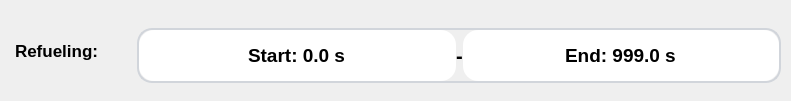
  <widget class="QWidget" name="widget_10" native="true">
   <property name="geometry">
    <rect>
     <x>460</x>
     <y>300</y>
     <width>791</width>
     <height>101</height>
    </rect>
   </property>
   <property name="styleSheet">
    <string notr="true">border: none;</string>
   </property>
   <layout class="QHBoxLayout" name="horizontalLayout_42">
    <property name="spacing">
     <number>5</number>
    </property>
    <property name="leftMargin">
     <number>0</number>
    </property>
    <property name="topMargin">
     <number>0</number>
    </property>
    <property name="rightMargin">
     <number>0</number>
    </property>
    <property name="bottomMargin">
     <number>0</number>
    </property>
    <item>
     <widget class="QWidget" name="widget_90" native="true">
      <property name="maximumSize">
       <size>
        <width>16777215</width>
        <height>75</height>
       </size>
      </property>
      <layout class="QHBoxLayout" name="horizontalLayout_94" stretch="0">
       <property name="leftMargin">
        <number>15</number>
       </property>
       <property name="topMargin">
        <number>0</number>
       </property>
       <property name="rightMargin">
        <number>15</number>
       </property>
       <property name="bottomMargin">
        <number>0</number>
       </property>
       <item>
        <widget class="QLabel" name="label_112">
         <property name="font">
          <font>
           <family>Segoe UI</family>
           <pointsize>13</pointsize>
           <weight>75</weight>
           <italic>false</italic>
           <bold>true</bold>
          </font>
         </property>
         <property name="text">
          <string>Refueling:</string>
         </property>
        </widget>
       </item>
      </layout>
     </widget>
    </item>
    <item>
     <widget class="QWidget" name="widget_139" native="true">
      <property name="maximumSize">
       <size>
        <width>16777215</width>
        <height>75</height>
       </size>
      </property>
      <layout class="QHBoxLayout" name="horizontalLayout_128" stretch="2">
       <property name="spacing">
        <number>10</number>
       </property>
       <property name="leftMargin">
        <number>18</number>
       </property>
       <property name="topMargin">
        <number>15</number>
       </property>
       <property name="rightMargin">
        <number>10</number>
       </property>
       <property name="bottomMargin">
        <number>5</number>
       </property>
       <item>
        <widget class="QWidget" name="widget_56" native="true">
         <property name="styleSheet">
          <string notr="true">QWidget{
    border: 2px solid #D1D5DB;
    border-radius: 15px;
}
QWidget:focus {
    border: 2px solid #0B7EC8;
}
QDoubleSpinBox
{
    border: none;
}
QSpinBox
{
    border: none;
}</string>
         </property>
         <layout class="QHBoxLayout" name="horizontalLayout_125" stretch="0,0,0">
          <property name="spacing">
           <number>0</number>
          </property>
          <property name="leftMargin">
           <number>2</number>
          </property>
          <property name="topMargin">
           <number>2</number>
          </property>
          <property name="rightMargin">
           <number>2</number>
          </property>
          <property name="bottomMargin">
           <number>2</number>
          </property>
          <item>
           <widget class="QDoubleSpinBox" name="refuel_start_time_input">
            <property name="sizePolicy">
             <sizepolicy hsizetype="Expanding" vsizetype="Preferred">
              <horstretch>0</horstretch>
              <verstretch>0</verstretch>
             </sizepolicy>
            </property>
            <property name="font">
             <font>
              <family>Segoe UI</family>
              <pointsize>14</pointsize>
              <weight>75</weight>
              <italic>false</italic>
              <bold>true</bold>
             </font>
            </property>
            <property name="styleSheet">
             <string notr="true"/>
            </property>
            <property name="alignment">
             <set>Qt::AlignCenter</set>
            </property>
            <property name="readOnly">
             <bool>false</bool>
            </property>
            <property name="buttonSymbols">
             <enum>QAbstractSpinBox::NoButtons</enum>
            </property>
            <property name="prefix">
             <string>Start: </string>
            </property>
            <property name="suffix">
             <string> s</string>
            </property>
            <property name="decimals">
             <number>1</number>
            </property>
            <property name="maximum">
             <double>999.000000000000000</double>
            </property>
            <property name="value">
             <double>0.000000000000000</double>
            </property>
           </widget>
          </item>
          <item>
           <widget class="QLabel" name="label_25">
            <property name="font">
             <font>
              <family>Segoe UI</family>
              <pointsize>15</pointsize>
              <weight>75</weight>
              <bold>true</bold>
             </font>
            </property>
            <property name="styleSheet">
             <string notr="true">border: none;
</string>
            </property>
            <property name="text">
             <string>-</string>
            </property>
            <property name="alignment">
             <set>Qt::AlignCenter</set>
            </property>
           </widget>
          </item>
          <item>
           <widget class="QDoubleSpinBox" name="refuel_end_time_input">
            <property name="sizePolicy">
             <sizepolicy hsizetype="Expanding" vsizetype="Preferred">
              <horstretch>0</horstretch>
              <verstretch>0</verstretch>
             </sizepolicy>
            </property>
            <property name="font">
             <font>
              <family>Segoe UI</family>
              <pointsize>14</pointsize>
              <weight>75</weight>
              <italic>false</italic>
              <bold>true</bold>
             </font>
            </property>
            <property name="styleSheet">
             <string notr="true"/>
            </property>
            <property name="alignment">
             <set>Qt::AlignCenter</set>
            </property>
            <property name="readOnly">
             <bool>false</bool>
            </property>
            <property name="buttonSymbols">
             <enum>QAbstractSpinBox::NoButtons</enum>
            </property>
            <property name="prefix">
             <string>End: </string>
            </property>
            <property name="suffix">
             <string> s</string>
            </property>
            <property name="decimals">
             <number>1</number>
            </property>
            <property name="maximum">
             <double>999.000000000000000</double>
            </property>
            <property name="value">
             <double>999.000000000000000</double>
            </property>
           </widget>
          </item>
         </layout>
        </widget>
       </item>
      </layout>
     </widget>
    </item>
   </layout>
  </widget>
